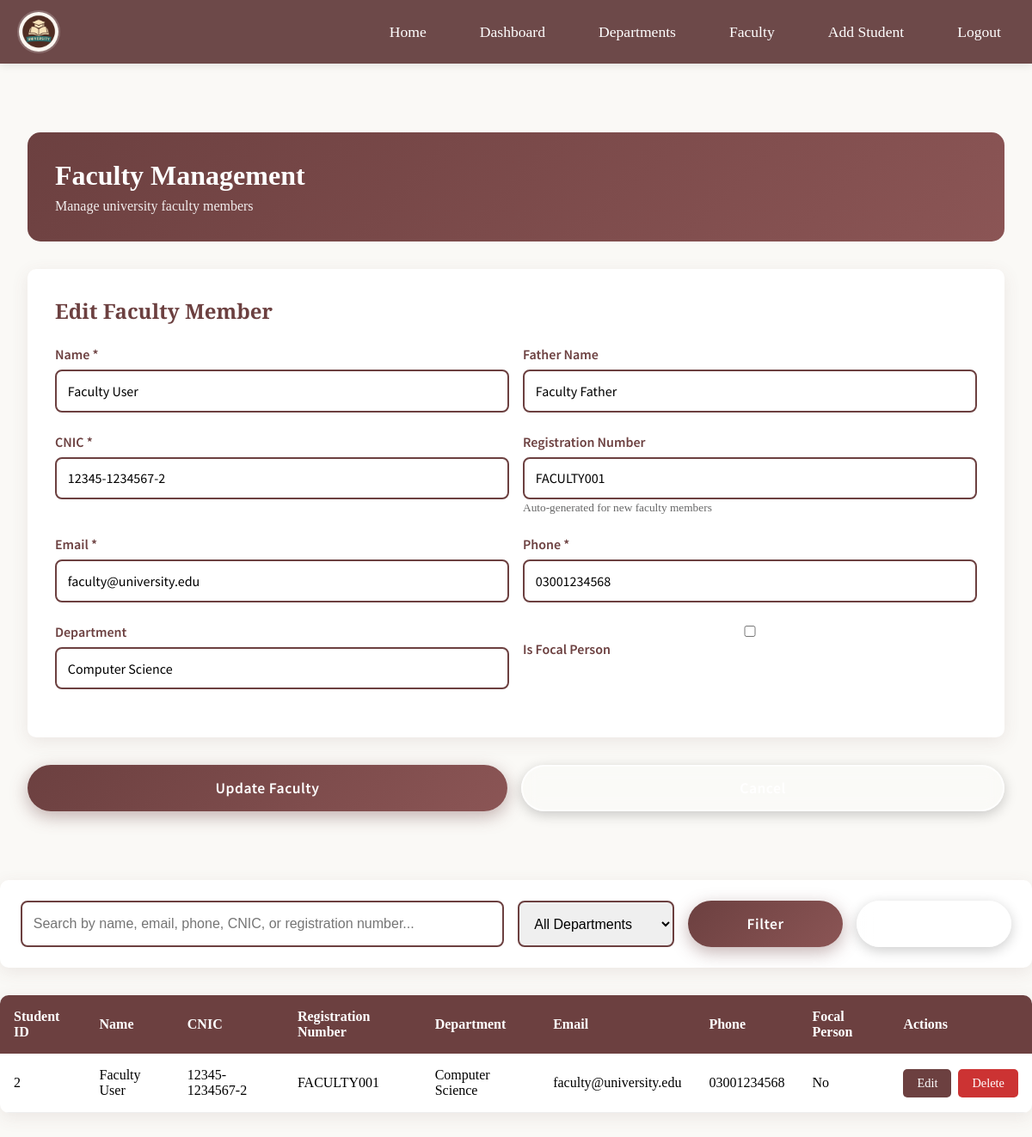
/admin/faculty_mgmt/faculty.php?edit=2 (signed in), run on the app's committed database.
### tables this page shows
CREATE TABLE IF NOT EXISTS students (
    stu_id INT AUTO_INCREMENT PRIMARY KEY,
    name VARCHAR(100) NOT NULL,
    father_name VARCHAR(100) NOT NULL,
    dob DATE NOT NULL,
    cnic VARCHAR(20) NOT NULL UNIQUE,
    gender ENUM('Male', 'Female', 'Other') NOT NULL,
    email VARCHAR(100) NOT NULL UNIQUE,
    adm_date DATE NOT NULL,
    ag_no VARCHAR(50) NOT NULL UNIQUE,
    department VARCHAR(100) NOT NULL,
    class VARCHAR(50),
    section VARCHAR(20),
    degree VARCHAR(100) NOT NULL,
    phone_no VARCHAR(20) NOT NULL,
    address TEXT NOT NULL,
    stu_status ENUM('Active', 'Inactive', 'Graduated', 'Suspended') DEFAULT 'Active',
    password VARCHAR(255) NOT NULL,
    profile_picture VARCHAR(255) DEFAULT NULL,
    role ENUM('student', 'admin', 'faculty') DEFAULT 'student',
    is_focal_person TINYINT(1) DEFAULT 0,
    created_at TIMESTAMP DEFAULT CURRENT_TIMESTAMP,
    updated_at TIMESTAMP DEFAULT CURRENT_TIMESTAMP ON UPDATE CURRENT_TIMESTAMP,
    INDEX idx_email (email),
    INDEX idx_ag_no (ag_no),
    INDEX idx_department (department),
    INDEX idx_role (role)
);

### admin/faculty_mgmt/faculty.php (the view, shortened to what this page needs)
<?php
$pdo = getDBConnection();
$search = $_GET['search'] ?? '';
$where_conditions = ["role = 'faculty'"];
$params = [];
$where_clause = 'WHERE ' . implode(' AND ', $where_conditions);
$query = "SELECT * FROM students $where_clause ORDER BY name";
$stmt = $pdo->prepare($query);
$stmt->execute($params);
$faculty_members = $stmt->fetchAll();
$edit_faculty = null;
if (isset($_GET['edit']) && is_numeric($_GET['edit'])) {
    $edit_id = (int)$_GET['edit'];
    $stmt = $pdo->prepare("SELECT * FROM students WHERE stu_id = ? AND role = 'faculty'");
    $stmt->execute([$edit_id]);
    $edit_faculty = $stmt->fetch();
}
?>
<!DOCTYPE html>
<html lang="en">
<head>
<link rel="stylesheet" href="../style.css">
</head>
<body>
<div class="navbar">
    <img src="../ChatGPT Image Oct 1, 2025, 10_03_37 AM.png" class="logo" alt="University Logo">
    <ul>
        <li><a href="../index.html">Home</a></li>
        <li><a href="dashboard.php">Dashboard</a></li>
        <li><a href="departments.php">Departments</a></li>
        <li><a href="faculty.php">Faculty</a></li>
        <li><a href="add_student.php">Add Student</a></li>
        <li><a href="logout.php">Logout</a></li>
    </ul>
</div>
<div class="dashboard-container">
    <div class="dashboard-header">
        <h1 style="margin:0;">Faculty Management</h1>
        <p style="margin:0.5rem 0 0 0; opacity:0.9;">Manage university faculty members</p>
    </div>
    <div class="form-container">
        <h2 style="font-family:'Cinzel', serif; color:#6c4040; margin-bottom:1.5rem;"><?= $edit_faculty ? 'Edit Faculty Member' : 'Add New Faculty Member'; ?></h2>
        <form method="POST">
            <div class="form-row">
                <div class="form-group">
                    <label>Name *</label>
                    <input type="text" name="name" required value="<?=htmlspecialchars($edit_faculty['name'] ?? '')?>">
                </div>
                <div class="form-group">
                    <label>Father Name</label>
                    <input type="text" name="father_name" value="<?=htmlspecialchars($edit_faculty['father_name'] ?? '')?>">
                </div>
            </div>
            <div class="form-row">
                <div class="form-group">
                    <label>CNIC *</label>
                    <input type="text" name="cnic" required pattern="\d{5}-\d{7}-\d{1}" placeholder="12345-1234567-1" value="<?=htmlspecialchars($edit_faculty['cnic'] ?? '')?>">
                </div>
                <div class="form-group">
                    <label>Registration Number</label>
                    <input type="text" readonly value="<?=htmlspecialchars($edit_faculty['ag_no'] ?? generateFacultyRegNo())?>">
                    <small style="color: #666;">Auto-generated for new faculty members</small>
                </div>
            </div>
            <div class="form-row">
                <div class="form-group">
                    <label>Email *</label>
                    <input type="email" name="email" required value="<?=htmlspecialchars($edit_faculty['email'] ?? '')?>">
                </div>
                <div class="form-group">
                    <label>Phone *</label>
                    <input type="text" name="phone" required pattern="0[0-9]{10}" value="<?=htmlspecialchars($edit_faculty['phone_no'] ?? '')?>">
                </div>
            </div>
            <div class="form-row">
                <div class="form-group">
                    <label>Department</label>
                    <input type="text" name="department" value="<?=htmlspecialchars($edit_faculty['department'] ?? '')?>">
                </div>
                <div class="form-group">
                    <label>
                        <input type="checkbox" name="is_focal_person" value="1" <?= (isset($edit_faculty['is_focal_person']) && $edit_faculty['is_focal_person']) ? 'checked' : ''?>>
                        Is Focal Person
                    </label>
                </div>
            </div>
            </div>
            <div style="display:flex; gap:1rem;">
                <button type="submit" class="btn btn-primary" style="flex:1;"><?= $edit_faculty?'Update Faculty':'Add Faculty';?></button>
                <?php if($edit_faculty): ?><a href="faculty.php" class="btn btn-secondary" style="flex:1; text-align:center;">Cancel</a><?php endif;?>
            </div>
    </div>
    <div class="filters">
        <form method="GET" style="display:flex; gap:1rem; width:100%; flex-wrap:wrap;">
            <input type="text" name="search" placeholder="Search by name, email, phone, CNIC, or registration number..." value="<?=htmlspecialchars($search)?>" style="flex:1; min-width:200px;">
            <select name="department">
                <option value="">All Departments</option>
            </select>
            <button type="submit" class="btn btn-primary">Filter</button>
            <a href="faculty.php" class="btn btn-secondary">Clear</a>
        </form>
    </div>
    <div class="faculty-table">
        <table>
            <thead>
                <tr>
                    <th>Student ID</th><th>Name</th><th>CNIC</th><th>Registration Number</th><th>Department</th><th>Email</th><th>Phone</th><th>Focal Person</th><th>Actions</th>
                </tr>
            </thead>
            <tbody>
                <?php if(empty($faculty_members)): ?>
                    <tr><td colspan="9" style="text-align:center; padding:2rem;">No faculty members found.</td></tr>
                <?php else: ?>
                    <?php foreach($faculty_members as $member): ?>
                        <tr>
                            <td><?=htmlspecialchars($member['stu_id'])?></td>
                            <td><?=htmlspecialchars($member['name'])?></td>
                            <td><?=htmlspecialchars($member['cnic'])?></td>
                            <td><?=htmlspecialchars($member['ag_no'])?></td>
                            <td><?=htmlspecialchars($member['department'] ?? 'Not assigned')?></td>
                            <td><?=htmlspecialchars($member['email'])?></td>
                            <td><?=htmlspecialchars($member['phone_no'])?></td>
                            <td><?= $member['is_focal_person'] ? 'Yes' : 'No' ?></td>
                            <td>
                                <div class="action-buttons">
                                    <a href="?edit=<?=$member['stu_id']?>" class="btn-small btn-edit">Edit</a>
                                    <a href="?delete=<?=$member['stu_id']?>" class="btn-small btn-delete" onclick="return confirm('Are you sure?');">Delete</a>
                                </div>
                            </td>
                        </tr>
                    <?php endforeach;?>
                <?php endif;?>
            </tbody>
        </table>
    </div>
</body>
</html>

### public/assets/style.css (style rules this page uses)
* { margin: 0; padding: 0; box-sizing: border-box; }
body { background-color: #FAF9F6; font-family: 'Cormorant Garamond', serif; }
.navbar { display: flex; justify-content: space-between; align-items: center; padding: 12px 20px; background: rgba(102, 64, 64, 0.95); flex-wrap: wrap; box-shadow: 0 2px 10px rgba(0, 0, 0, 0.1); position: sticky; top: 0; z-index: 1000; backdrop-filter: blur(10px); }
.navbar .logo { width: 50px; height: 50px; border-radius: 50%; object-fit: cover; border: 2px solid rgba(255, 255, 255, 0.2); transition: transform 0.3s ease; }
.navbar ul { display: flex; list-style: none; gap: 30px; flex-wrap: wrap; justify-content: center; }
.navbar ul li a { text-decoration: none; color: #fff; font-weight: 500; font-size: 1.1rem; padding: 10px 16px; border-radius: 8px; transition: all 0.3s ease; position: relative; overflow: hidden; }
.btn { display: inline-block; padding: 14px 32px; font-size: 1.1rem; font-family: 'Source Sans Pro', sans-serif; font-weight: 600; text-decoration: none; border-radius: 50px; transition: all 0.4s cubic-bezier(0.4, 0, 0.2, 1); text-align: center; cursor: pointer; min-width: 180px; position: relative; overflow: hidden; box-shadow: 0 4px 15px rgba(108, 64, 64, 0.3); letter-spacing: 0.5px; }
.btn::before { content: ''; position: absolute; top: 50%; left: 50%; width: 0; height: 0; border-radius: 50%; background: rgba(255, 255, 255, 0.2); transform: translate(-50%, -50%); transition: width 0.6s, height 0.6s; }
.btn-primary { background: linear-gradient(135deg, #6c4040 0%, #8b5555 100%); color: #fff; border: 2px solid transparent; box-shadow: 0 6px 20px rgba(108, 64, 64, 0.4); }
.btn-secondary { background: rgba(255, 255, 255, 0.15); color: #fff; border: 2px solid rgba(255, 255, 255, 0.8); backdrop-filter: blur(10px); box-shadow: 0 4px 15px rgba(0, 0, 0, 0.2); }
button[type="submit"] { padding: 14px 32px !important; background: linear-gradient(135deg, #6c4040 0%, #8b5555 100%) !important; color: #fff !important; font-family: 'Source Sans Pro', sans-serif !important; font-weight: 600 !important; font-size: 1.1rem !important; border: none !important; border-radius: 50px !important; cursor: pointer !important; transition: all 0.4s cubic-bezier(0.4, 0, 0.2, 1) !important; box-shadow: 0 6px 20px rgba(108, 64, 64, 0.4) !important; letter-spacing: 0.5px !important; position: relative !important; overflow: hidden !important; }
button[type="submit"]::before { content: ''; position: absolute; top: 50%; left: 50%; width: 0; height: 0; border-radius: 50%; background: rgba(255, 255, 255, 0.2); transform: translate(-50%, -50%); transition: width 0.6s, height 0.6s; }
.form-group { margin-bottom: 1.5rem; }
.form-group label { display: block; font-family: 'Source Sans Pro', sans-serif; font-weight: 600; color: #6c4040; margin-bottom: 0.5rem; }
.form-group input, .form-group select, .form-group textarea { width: 100%; padding: 12px; border: 2px solid #ddd; border-radius: 10px; font-family: 'Source Sans Pro', sans-serif; font-size: 1rem; transition: all 0.3s ease; }

### data on the page
students: name "Faculty User", father_name "Faculty Father", cnic "12345-1234567-2", ag_no "FACULTY001", email "faculty@university.edu", phone "03001234568", department "Computer Science", stu_id "2", phone_no "03001234568", shows "No"
